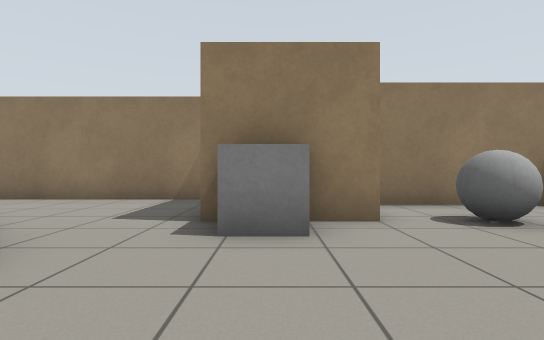
view 1 (above)

24 first-person views from a walk through a world built for the Gazebo simulator. The camera is 0.72 m above the floor, looks level and sees 80° across. The floor is counted in squares, 1 m on a side. Each view is taken from the middle of a square. On the plan, view 1 faces up. The plan holds only what a view shows up to about 10 squares ahead; the rest is blank.

view 2
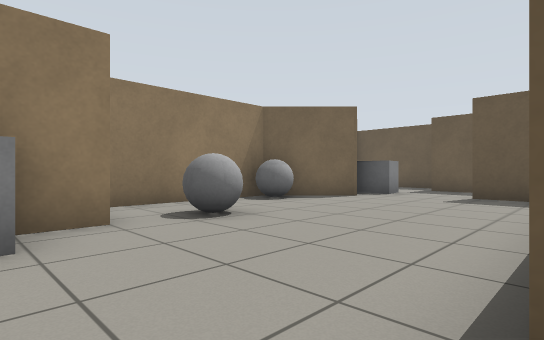

view 3
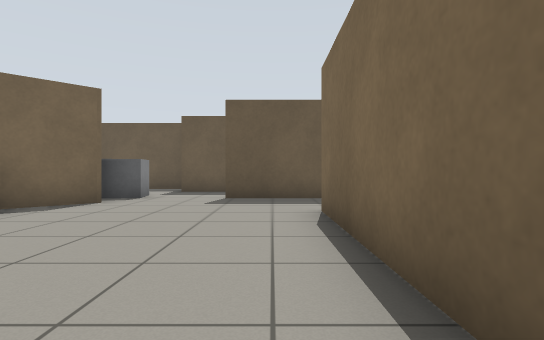

view 4
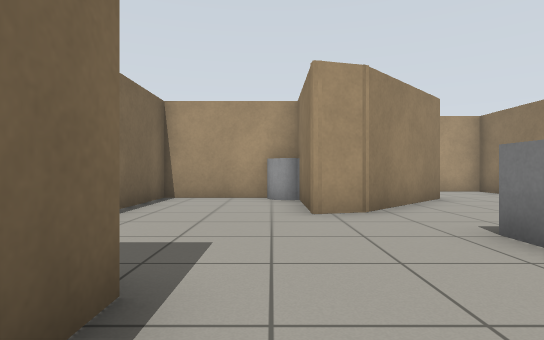

view 5
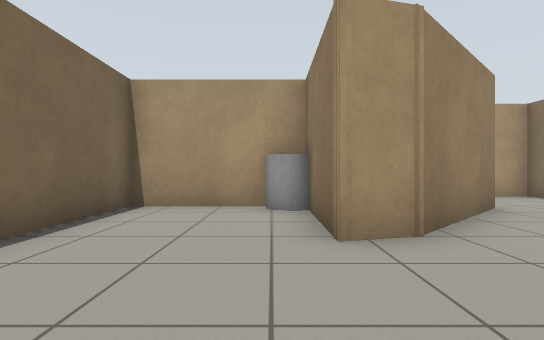

view 6
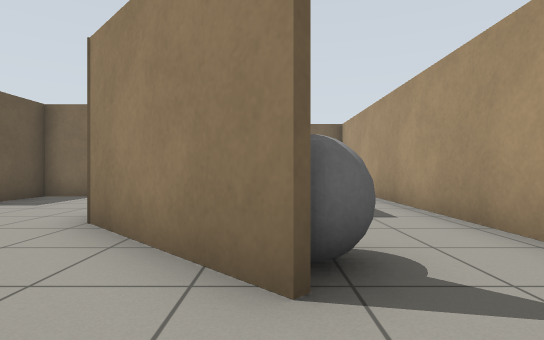

view 7
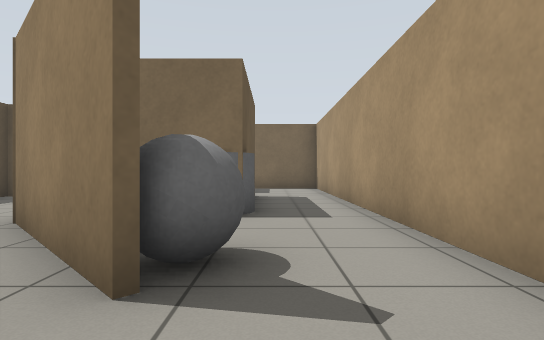

view 8
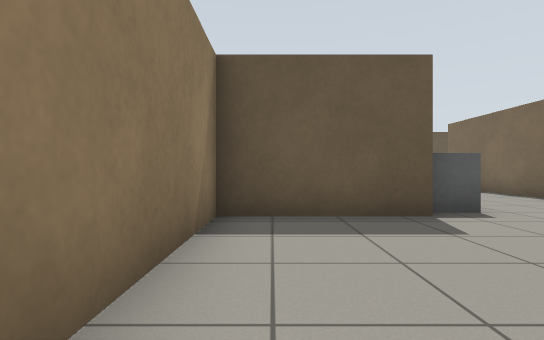

view 9
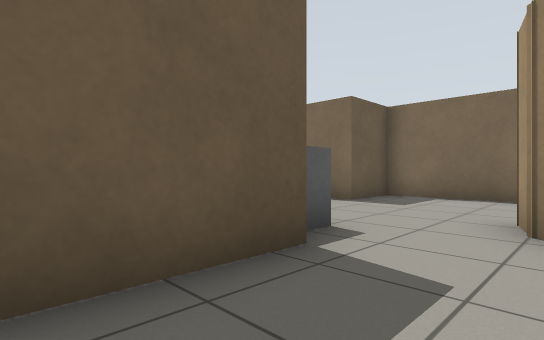

view 10
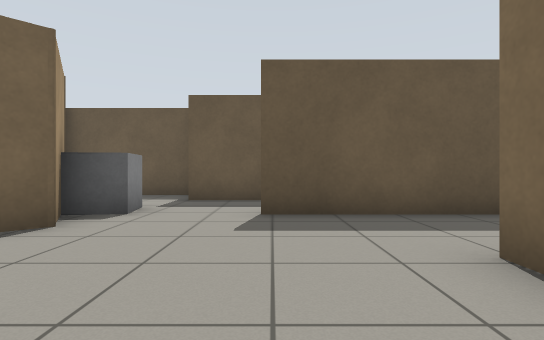

view 11
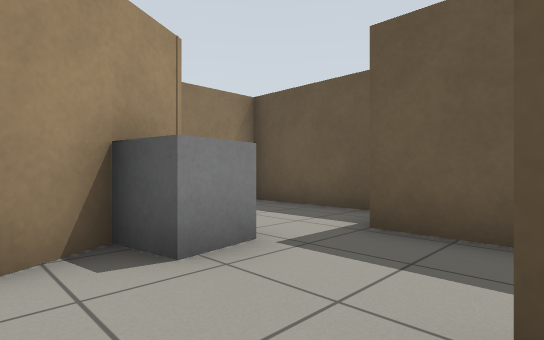

view 12
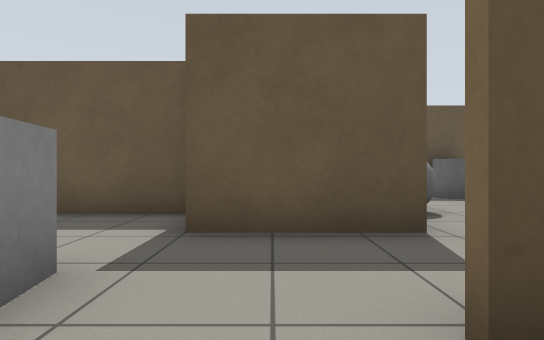

view 13
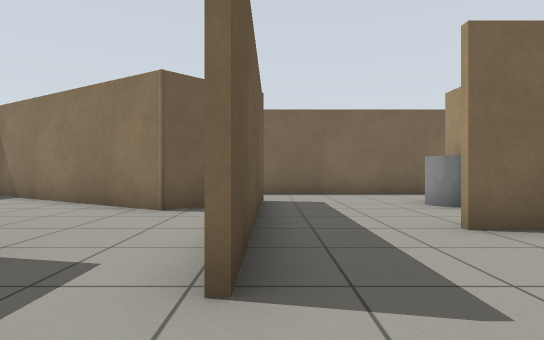

view 14
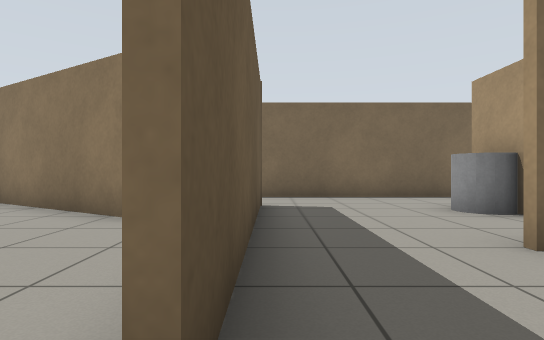

view 15
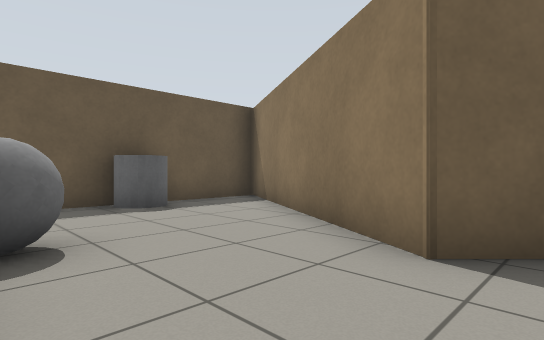

view 16
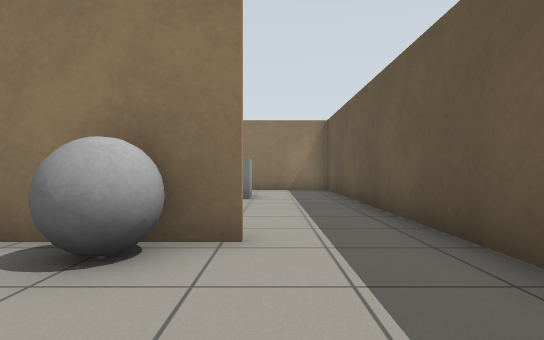

view 17
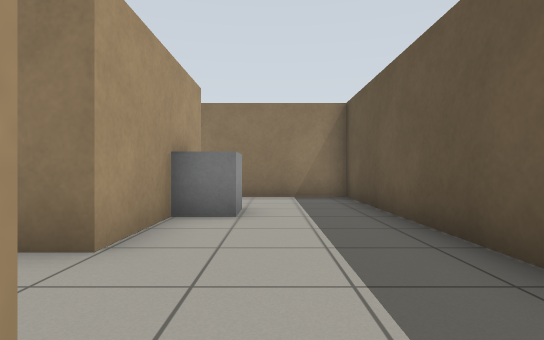

view 18
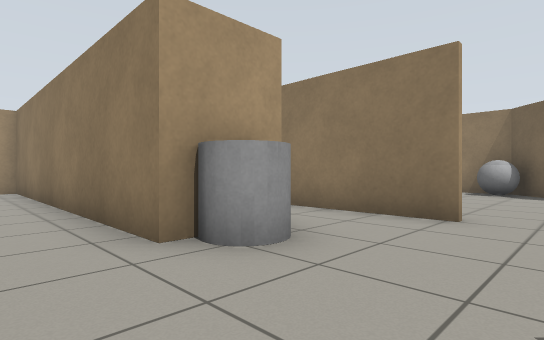

view 19
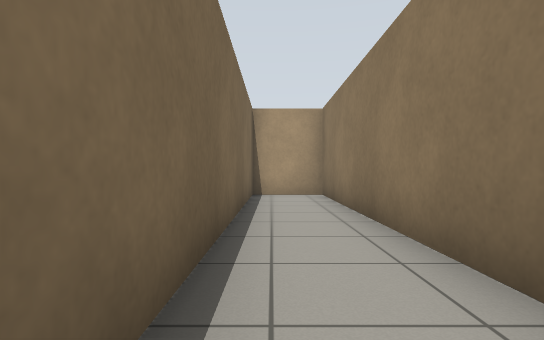

view 20
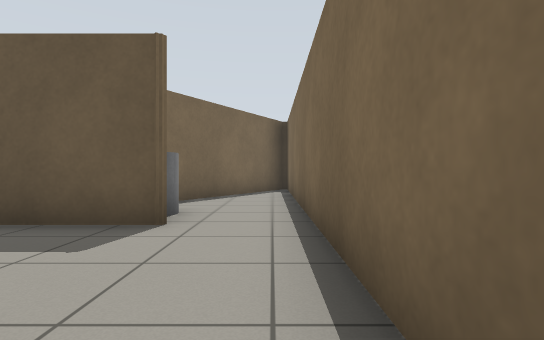

view 21
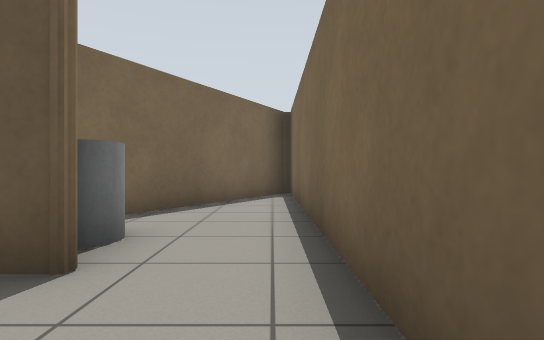

view 22
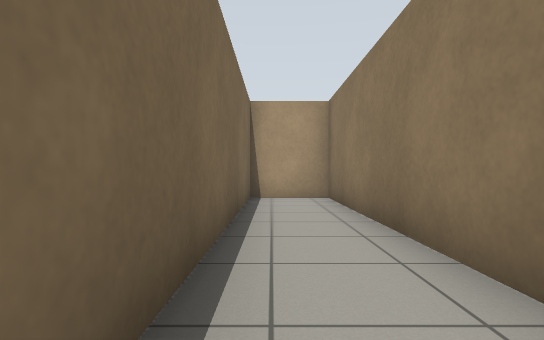

view 23
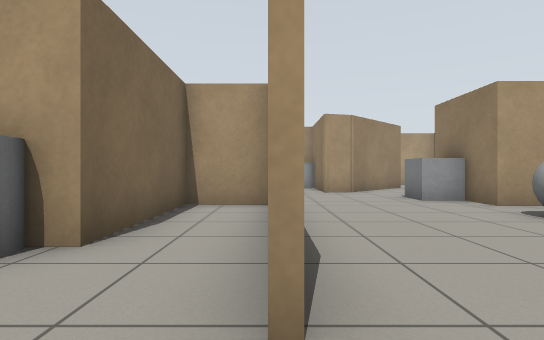

view 24
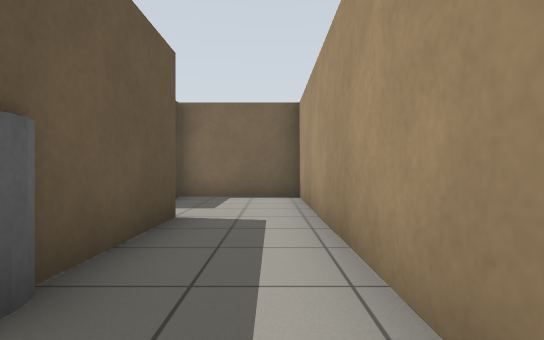

### Floor plan
Points are (right, up) in squares from view 1. A wall is a line through its corners. A room is listed if a view was taken in it or the views show most of it. See-through windows are left out.
Room 1 (views 1, 2, 3, 4, 5, 10, 11, 12, 23)
walls: (1.5, 5.5) (1.5, 4.5) (-1, 4.5); (1.2, -1.9) (1.2, 0.1) (6.8, 0.1); (-2.5, 2.6) (-2.3, 1.7) (-5.4, 1.7) (-5.4, -1.8) (1, -1.8); (8.1, 4.8) (6.2, 6.6) (2.1, 6.6); (9.2, -0.4) (9.2, 2.3)
ways out: opening at (-2, 4) to room 2; opening at (9, 3.5) to room 3; opening at (7.5, 0) to room 5
objects: grey cylinder (-6, 1) to (-5, 1); grey box (0, 4); grey ball (3, 4) to (3, 5); grey ball (6, 6)
Room 2 (views 6, 7, 8, 9, 24)
walls: (-5.1, 5.2) (-2.5, 2.6); (-1, 4.5) (-1, 7.9) (-7.7, 7.9) (-7.7, 7); (-5.5, 1.8) (-3.9, 1.8); (-7.7, 5) (-7.7, 1.5)
ways out: opening at (-2, 4) to room 1; opening at (-6.5, 2) to room 8
objects: grey ball (-6, 4) to (-5, 4)
Room 3 (views 13, 14, 15)
walls: (10.3, 6) (8.1, 4.8); (13.3, 4.4) (13.3, 7.9) (11.2, 7.9); (11.7, 1.1) (11.7, 4)
ways out: opening at (9, 3.5) to room 1; opening at (10.5, 1.5) to room 4
objects: grey box (10, 5)
Room 4 (views 16, 17)
walls: (13.6, 1.2) (12.2, 1.2); (10.3, -2.4) (11, -1.7) (17, -5.2) (17, 9.6) (13, 9.6); (13.5, 8.1) (13.5, 3.8) (12.7, 3.8)
ways out: opening at (10.5, 1.5) to room 3; opening at (10, -2) to room 6
objects: grey ball (14, 0) to (14, 1); grey box (14, 6) to (14, 7); grey cylinder (16, -2)
Room 5 (views 18, 19, 20, 21, 22)
walls: (4.6, -3.5) (-4.4, -3.5) (-4.4, -5.6) (9.6, -5.6); (1, -1.8) (5, -1.8) (5, -2.6); (1.3, 0) (1.3, -1.9); (6.8, 0) (3.2, 0); (9.2, -3.6) (9.2, -0.4)
ways out: opening at (7.5, 0) to room 1; opening at (9, -4.5) to room 6
objects: grey cylinder (5, -3) to (6, -3)
Room 6 (no view inside)
walls: (9.6, -5.6) (16.6, -5.6); (17, -5.4) (11.6, -2.3)
ways out: opening at (10, -2) to room 4; opening at (9, -4.5) to room 5
objects: grey cylinder (10, -3) to (11, -3)
Room 7 (no view inside)
walls: (-7.7, -1.4) (-7.7, -5.6) (-4.5, -5.6)
ways out: opening at (-7, -1) to room 8
Room 8 (no view inside)
walls: (-7.7, 1.5) (-7.7, -1.4); (-5.5, -2) (-5.5, 1.8)
ways out: opening at (-6.5, 2) to room 2; opening at (-7, -1) to room 7

Where each view was taken, in squares from view 1:
view 1: 0 up, 0 right, facing up
view 2: 0 up, 0 right, facing up-right
view 3: 1 up, 1 right, facing right
view 4: 1 up, 3 right, facing left
view 5: 1 up, 1 right, facing left
view 6: 7 up, 5 left, facing down
view 7: 7 up, 6 left, facing down
view 8: 7 up, 6 left, facing right
view 9: 7 up, 3 left, facing down-right
view 10: 2 up, 4 right, facing right
view 11: 2 up, 8 right, facing up-right
view 12: 3 up, 8 right, facing right
view 13: 4 up, 9 right, facing down
view 14: 3 up, 9 right, facing down
view 15: 1 up, 10 right, facing down-right
view 16: 2 down, 15 right, facing up
view 17: 1 up, 15 right, facing up
view 18: 5 down, 8 right, facing up-left
view 19: 5 down, 5 right, facing left
view 20: 5 down, 5 right, facing right
view 21: 5 down, 7 right, facing right
view 22: 5 down, 4 right, facing left
view 23: 0 up, 8 right, facing left
view 24: 3 up, 7 left, facing down
